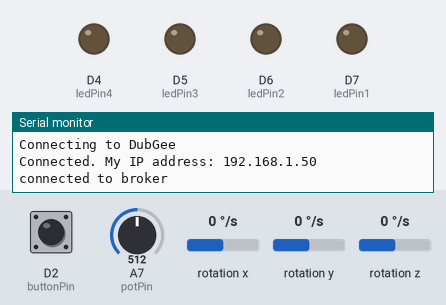
A sketch run on a simulated Arduino Nano 33 IoT. Shown: output pins drawn as LEDs (lit = HIGH), the last lines printed to the serial monitor. The test bench sets the inputs (shaded band); at power-on: D2 (buttonPin) HIGH, A7 (potPin) = 512, rotation x 0 °/s, rotation y 0 °/s, rotation z 0 °/s. WiFi joins after 1.5 s; servers stay silent unless stated; no MQTT or app messages arrive unless stated.

Above: at 4.7 s.
4.8 s: D2 (buttonPin) pulled LOW for 0.15 s
At 5.3 s:
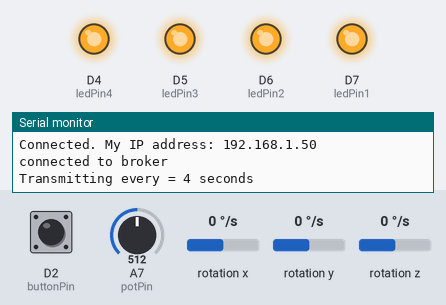
6.4 s: D2 (buttonPin) pulled LOW for 1 s
At 7.7 s:
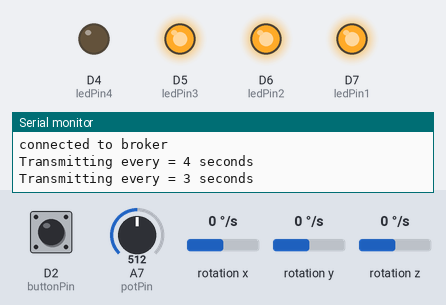
8.9 s: D2 (buttonPin) pulled LOW for 0.15 s
At 9.6 s:
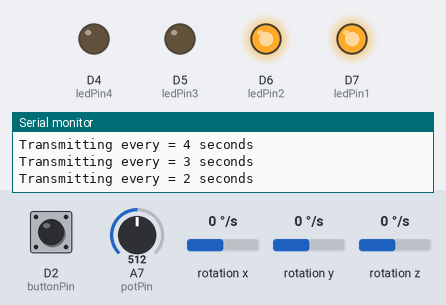
10.5 s: D2 (buttonPin) pulled LOW for 3.2 s
At 10.8 s:
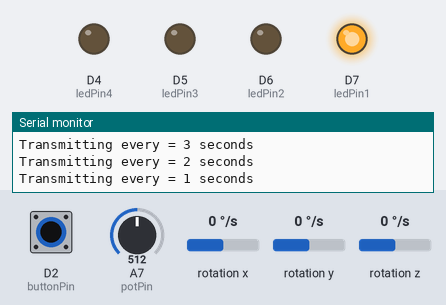
Timing chart, 0 to 13.5 s (numbered marks = the images above; inputs shaded):
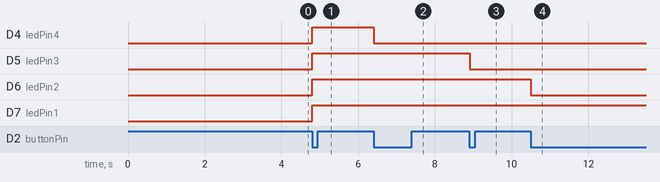

The sketch:

OK-o-meter.ino.ino
```cpp
/*
  MQTT Client with a button and an LED

  This sketch demonstrates an MQTT client that connects to a broker, subsrcibes to a topic,
  and both listens for messages on that topic and sends messages to it. When a pushbutton
  is pressed, the client sends a message, a random number between 0 and 15.
  When the client receives a message, it parses it, and if the number is greater than 0,
  it sets an LED to full. When nothing is happening,
  if the LED is not off, it's faded down one point every time through the loop.

  This sketch uses https://shiftr.io/try as the MQTT broker.

  the circuit:
  - pushbutton attached to pin 2, connected to ground
  - LED's anode connected to pin 3, cathode connected to ground.

  the arduino_secrets.h file:
  #define SECRET_SSID ""    // network name
  #define SECRET_PASS ""    // network password
  #define SECRET_MQTT_USER "" // broker username
  #define SECRET_MQTT_PASS "" // broker password

  created 11 June 2020
  by Tom Igoe
*/

#include <WiFiNINA.h>
#include <ArduinoMqttClient.h>
#include <Arduino_LSM6DS3.h>
#include "arduino_secrets.h"

#define debug_readings 0
#define include_gyro 0


// initialize WiFi connection:
WiFiClient wifi;
MqttClient mqttClient(wifi);

// details for MQTT client:
char broker[] = "broker.shiftr.io";
int port = 1883;
char topic_all[] = "try/table_7/chris/#";
char topicx[] = "try/table_7/chris/x";
char topicy[] = "try/table_7/chris/y";
char topicz[] = "try/table_7/chris/z";
char topicpot[] = "try/table_7/chris";
char clientID[] = "OKoMETER";
int state = false;

// intensity of LED:
int intensity = 0;

// details for pushbutton and LED:
const int buttonPin = 2;
const int ledPin4 = 4;
const int ledPin3 = 5;
const int ledPin2 = 6;
const int ledPin1 = 7;
const int potPin = A7;
const int debounceDelay = 5;
int lastButtonState = 0;

void setup() {
  // initialize serial:
  Serial.begin(9600);
  // wait for serial monitor to open:
  while (!Serial);

  // initialize I/O pins:
  pinMode(buttonPin, INPUT_PULLUP);
  pinMode (ledPin1, OUTPUT);
  pinMode (ledPin2, OUTPUT);
  pinMode (ledPin3, OUTPUT);
  pinMode (ledPin4, OUTPUT);
  pinMode(potPin, INPUT);


  // initialize WiFi, if not connected:
  while (WiFi.status() != WL_CONNECTED) {
    Serial.print("Connecting to ");
    Serial.println(SECRET_SSID);
    WiFi.begin(SECRET_SSID, SECRET_PASS);
    delay(2000);
  }
  // print IP address once connected:
  Serial.print("Connected. My IP address: ");
  Serial.println(WiFi.localIP());

  // set the credentials for the MQTT client:
  mqttClient.setId(clientID);
  mqttClient.setUsernamePassword(SECRET_MQTT_USER, SECRET_MQTT_PASS);

  // try to connect to the MQTT broker once you're connected to WiFi:
  while (!connectToBroker()) {
    Serial.println("attempting to connect to broker");
    delay(1000);
  }
  Serial.println("connected to broker");

  if (!IMU.begin()) {
    Serial.println("Failed to initialize IMU!");
    while (1);
  }

  pinMode(buttonPin, INPUT_PULLUP);
  attachInterrupt(digitalPinToInterrupt(buttonPin), interrupt_handler, LOW);

}

void loop() {
  // if not connected to the broker, try to connect:
  if (!mqttClient.connected()) {
    Serial.println("reconnecting");
    connectToBroker();
  }

  // if a message comes in, read it:
  if (mqttClient.parseMessage() > 0) {
    Serial.print("Got a message on topic: ");
    Serial.println(mqttClient.messageTopic());
    // read the message:
    while (mqttClient.available()) {
      // convert numeric string to an int:
      int message = mqttClient.parseInt();
      Serial.println(message);
      // if the message is greater than 0, set the LED to full intensity:
      if (message > 0) {
        intensity = 255;
      }
    }
  }


  if (state>0)
  {

    // and it's pressed:
    if (HIGH) {
        float x, y, z;
        if (IMU.gyroscopeAvailable()) {
          IMU.readGyroscope(x, y, z);
          if (debug_readings == 1)
          {
            Serial.print(x);
            Serial.print('\t');
            Serial.print(y);
            Serial.print('\t');
            Serial.println(z);
          }
        }

      if (include_gyro == 1)
      {
        // start a new message on the topic:
        mqttClient.beginMessage(topicx);
        String x_str = String(x);
        mqttClient.print(x_str);
        // send the message:
        mqttClient.endMessage();

        mqttClient.beginMessage(topicy);
        String y_str = String(y);
        mqttClient.print(y_str);
        // send the message:
        mqttClient.endMessage();

        mqttClient.beginMessage(topicz);
        String z_str = String(z);
        mqttClient.print(z_str);
        // send the message:
        mqttClient.endMessage();
      }

      int reading=0;
      int avg8=0;
      int avg=0;
      for(int i = 0; i<8; i++)
      {
        reading = analogRead(A7);
        if (debug_readings == 1)
        {
          Serial.print("Reading");
          Serial.print(i);
          Serial.print("= ");
          Serial.println(reading);
        }
        avg8 += reading>>3;
        //Serial.println(avg8);
      }
      avg = avg8 >> 3;
      mqttClient.beginMessage(topicpot);
      mqttClient.print(avg);
      if (debug_readings == 1)
        {
          Serial.println(avg);
        }
      // send the message:
      mqttClient.endMessage();

    }
    delay(state*1000);

 }

}

boolean connectToBroker() {
  // if the MQTT client is not connected:
  if (!mqttClient.connect(broker, port)) {
    // print out the error message:
    Serial.print("MQTT connection failed. Error no: ");
    Serial.println(mqttClient.connectError());
    // return that you're not connected:
    return false;
  }
  // once you're connected, you can proceed:
  mqttClient.subscribe(topicpot);
  // return that you're connected:
  return true;
}

void interrupt_handler()
{
  static unsigned long last_interrupt_time = 0;
  unsigned long interrupt_time = millis();
 // If interrupts come faster than 200ms, assume it's a bounce and ignore
 if (interrupt_time - last_interrupt_time > 200)
 {
  if (state == 0)
  {
    state = 4;
  }
  else
  {
    state--;
  }

  Serial.print("Transmitting every = ");
  Serial.print(state);
  Serial.println(" seconds");
 }
 last_interrupt_time = interrupt_time;
  digitalWrite(ledPin1, LOW);
  digitalWrite(ledPin2, LOW);
  digitalWrite(ledPin3, LOW);
  digitalWrite(ledPin4, LOW);
  if (state > 0)
  {
    digitalWrite(ledPin1, HIGH);
  }
  if (state > 1)
  {
    digitalWrite(ledPin2, HIGH);
  }
  if (state > 2)
  {
    digitalWrite(ledPin3, HIGH);
  }
  if (state > 3)
  {
    digitalWrite(ledPin4, HIGH);
  }

}
```

arduino_secrets.h
```cpp
#define SECRET_SSID "DubGee"
#define SECRET_PASS "Jakeisthe#1doggie!"
#define SECRET_MQTT_USER "try"
#define SECRET_MQTT_PASS "try"
```

Measured:
- after the input at 4.8 s, D4 (ledPin4), D5 (ledPin3), D6 (ledPin2), D7 (ledPin1): LOW → HIGH at once
- after the input at 6.4 s, D4 (ledPin4): HIGH → LOW at once
- after the input at 8.9 s, D5 (ledPin3): HIGH → LOW at once
- after the input at 10.5 s, D6 (ledPin2): HIGH → LOW at once
